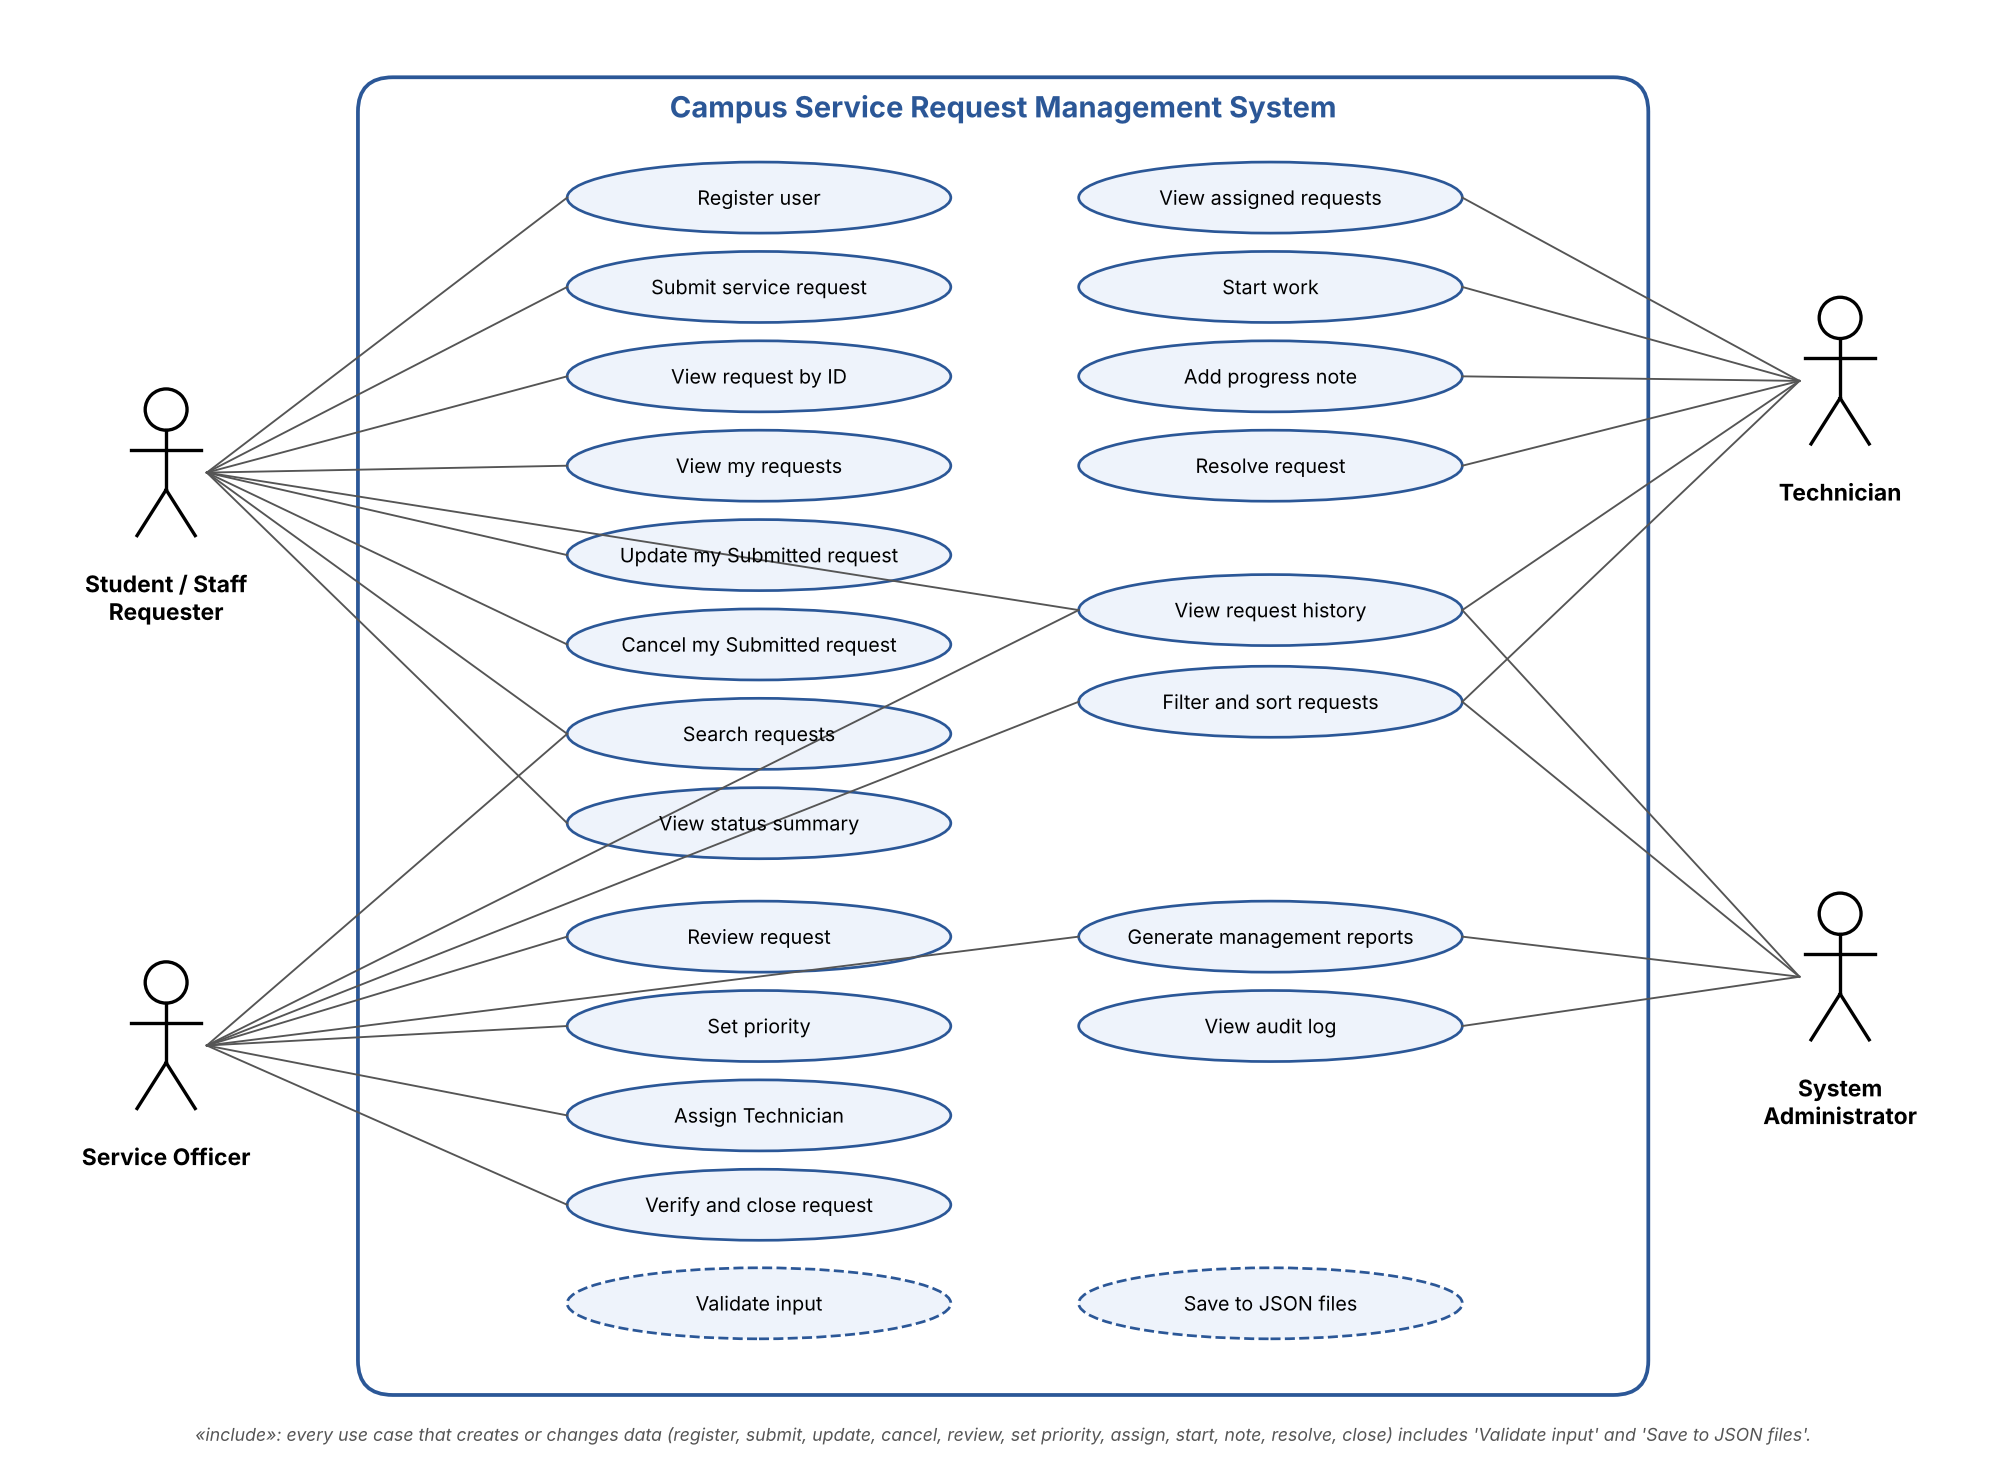

Generate this figure with Python:
"""Draws the use case diagram (docs/uml/use_case_diagram.png) with matplotlib."""
import matplotlib
matplotlib.use("Agg")
import matplotlib.pyplot as plt
from matplotlib.patches import Ellipse, FancyBboxPatch

fig, ax = plt.subplots(figsize=(17, 12.5))
ax.set_xlim(0, 17); ax.set_ylim(0, 12.6); ax.axis("off")
BLUE, FILL = "#2b5797", "#eef3fb"

ax.add_patch(FancyBboxPatch((3.0, 0.6), 11, 11.4, boxstyle="round,pad=0.05,rounding_size=0.3", fc="white", ec=BLUE, lw=1.8))
ax.text(8.5, 11.7, "Campus Service Request Management System", ha="center", fontsize=14, color=BLUE, weight="bold")

def actor(x, y, name):
    ax.add_patch(plt.Circle((x, y + 0.55), 0.18, fill=False, lw=1.6))
    ax.plot([x, x], [y + 0.37, y - 0.15], "k", lw=1.6)
    ax.plot([x - 0.3, x + 0.3], [y + 0.2, y + 0.2], "k", lw=1.6)
    ax.plot([x, x - 0.25], [y - 0.15, y - 0.55], "k", lw=1.6)
    ax.plot([x, x + 0.25], [y - 0.15, y - 0.55], "k", lw=1.6)
    ax.text(x, y - 0.85, name, ha="center", va="top", fontsize=11, weight="bold")
    return (x, y)

UC = {}
def usecase(key, x, y, label, dashed=False):
    ax.add_patch(Ellipse((x, y), 3.3, 0.62, fc=FILL, ec=BLUE, lw=1.3, ls="--" if dashed else "-"))
    ax.text(x, y, label, ha="center", va="center", fontsize=9.5)
    UC[key] = (x, y)

A, B = 6.4, 10.8
for i, (k, t) in enumerate([("reg", "Register user"), ("sub", "Submit service request"), ("vid", "View request by ID"),
                            ("vmy", "View my requests"), ("upd", "Update my Submitted request"), ("can", "Cancel my Submitted request"),
                            ("sea", "Search requests"), ("sum", "View status summary")]):
    usecase(k, A, 11.0 - i * 0.78, t)
for i, (k, t) in enumerate([("rev", "Review request"), ("pri", "Set priority"), ("asg", "Assign Technician"), ("clo", "Verify and close request")]):
    usecase(k, A, 4.55 - i * 0.78, t)
for i, (k, t) in enumerate([("vas", "View assigned requests"), ("sta", "Start work"), ("not", "Add progress note"), ("res", "Resolve request")]):
    usecase(k, B, 11.0 - i * 0.78, t)
usecase("his", B, 7.4, "View request history")
usecase("fil", B, 6.6, "Filter and sort requests")
usecase("rep", B, 4.55, "Generate management reports")
usecase("aud", B, 3.77, "View audit log")
usecase("val", 6.4, 1.35, "Validate input", dashed=True)
usecase("sav", 10.8, 1.35, "Save to JSON files", dashed=True)

req = actor(1.3, 8.6, "Student / Staff\nRequester")
off = actor(1.3, 3.6, "Service Officer")
tec = actor(15.7, 9.4, "Technician")
adm = actor(15.7, 4.2, "System\nAdministrator")

def link(act, key, side):
    x, y = UC[key]
    ex = x - 1.65 if side == "L" else x + 1.65
    sx = act[0] + (0.35 if side == "L" else -0.35)
    ax.plot([sx, ex], [act[1], y], color="#555", lw=0.9)

for k in ["reg", "sub", "vid", "vmy", "upd", "can", "sea", "sum"]: link(req, k, "L")
for k in ["rev", "pri", "asg", "clo", "sea"]: link(off, k, "L")
for k in ["vas", "sta", "not", "res", "fil", "his"]: link(tec, k, "R")
for k in ["rep", "aud", "his", "fil"]: link(adm, k, "R")
# Requester and officer reach use cases in column B: route via the left edge of the ellipse.
for act, k in [(req, "his"), (off, "his"), (off, "fil"), (off, "rep")]:
    x, y = UC[k]
    ax.plot([act[0] + 0.35, x - 1.65], [act[1], y], color="#555", lw=0.9)

def include(src, dst):
    (x1, y1), (x2, y2) = UC[src], UC[dst]
    ax.annotate("", xy=(x2, y2 + 0.31), xytext=(x1, y1 - 0.31),
                arrowprops=dict(arrowstyle="->", ls="--", color="#888", lw=0.9))
    ax.text((x1 + x2) / 2, (y1 + y2) / 2, "«include»", fontsize=7.5, color="#666", ha="center",
            bbox=dict(fc="white", ec="none", pad=0.5))

ax.text(8.5, 0.15, "«include»: every use case that creates or changes data (register, submit, update, cancel, review, set priority, assign, start, note, resolve, close) includes 'Validate input' and 'Save to JSON files'.",
        ha="center", fontsize=8.5, color="#555", style="italic")
plt.savefig("use_case_diagram.png", dpi=150, bbox_inches="tight", facecolor="white")
